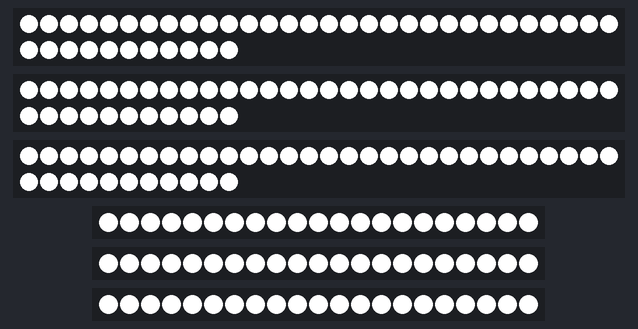
A sketch run on a simulated Arduino Uno, built with avr-gcc and run on an emulated ATmega328P. Parts: 3 × 41 RGB LEDs in strip order, left to right, continuing on the next row, 3 × 21 RGB LEDs in strip order, left to right. The strip is taken to match the declared colour order.

Above: at 0.1 s.
At 0.9 s:
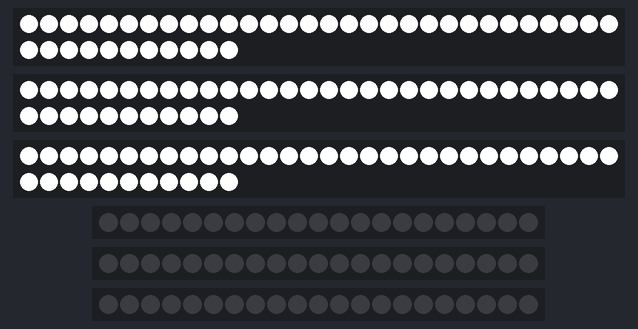

Measured:
- what the display in image 1 shows lasts 0.8 s, from 0.8 s to 1.6 s

The sketch:

transition.ino
```cpp
// ------------------------------- Pin declaration ----------------------------

// 3 City LED strips, each strip 41 pixels
#define CITY_NUM_PIXELS 41
#define NUM_OF_CITY 3
#define CITY_1_PIN 0
#define CITY_2_PIN 1
#define CITY_3_PIN 2

// 3 Base LED strips, each strip 21 pixels
#define BASE_NUM_PIXELS 21
#define NUM_OF_BASE 3
#define BASE_1_PIN 3
#define BASE_2_PIN 4
#define BASE_3_PIN 5

// Starlight pins, individual LEDs
#define NUM_STAR_MAIN 3
#define NUM_STAR_SUB 3
const uint8_t STAR_PINS[3][3] = {
    {6, 7, 8},
    {9, 10, 11},
    {A3, A4, A5}
};

// Ultrasonic sensor
#define TRIG_PIN A0
#define ECHO_PIN A1


// ------------------------- Declaration of strips ----------------------------
// --------- cityStrips[], baseStrips[], initStrips(), showStrips() -----------

#include <Adafruit_NeoPixel.h>

Adafruit_NeoPixel cityStrips[] = {
    Adafruit_NeoPixel(CITY_NUM_PIXELS, CITY_1_PIN, NEO_RGB + NEO_KHZ800),
    Adafruit_NeoPixel(CITY_NUM_PIXELS, CITY_2_PIN, NEO_RGB + NEO_KHZ800),
    Adafruit_NeoPixel(CITY_NUM_PIXELS, CITY_3_PIN, NEO_RGB + NEO_KHZ800)
};

Adafruit_NeoPixel baseStrips[] = {
    Adafruit_NeoPixel(BASE_NUM_PIXELS, BASE_1_PIN, NEO_RGB + NEO_KHZ800),
    Adafruit_NeoPixel(BASE_NUM_PIXELS, BASE_2_PIN, NEO_RGB + NEO_KHZ800),
    Adafruit_NeoPixel(BASE_NUM_PIXELS, BASE_3_PIN, NEO_RGB + NEO_KHZ800)
};

void initStrips()
{
    for (int i = 0; i < NUM_OF_CITY; i++)
    {
        cityStrips[i].begin();
    }

    for (int i = 0; i < NUM_OF_BASE; i++)
    {
        baseStrips[i].begin();
    }
}

void showStrips()
{
    for (int i = 0; i < NUM_OF_CITY; i++)
    {
        cityStrips[i].show();
    }

    for (int i = 0; i < NUM_OF_BASE; i++)
    {
        baseStrips[i].show();
    }
}


// ------------------------- Star LED Interface -------------------------------

// Stores the values / brightness (0-255) of the individual LED in a 2D array
// `showStars()` to actually write the values to the pins
// Other functions are getters and setters to access the 2D array

uint8_t starValues[NUM_STAR_MAIN][NUM_STAR_SUB] = {0};

void setStarValue(uint8_t main, uint8_t sub, uint8_t value)
{
    starValues[main][sub] = value;
}

uint8_t getStarValue(uint8_t main, uint8_t sub)
{
    return starValues[main][sub];
}

void showStars()
{
    for (int i = 0; i < NUM_STAR_MAIN; i++)
        for (int j = 0; j < NUM_STAR_SUB; j++)
            analogWrite(STAR_PINS[i][j], starValues[i][j]);
}

void setAllStars(uint8_t value)
{
    for (int i = 0; i < NUM_STAR_MAIN; i++)
        for (int j = 0; j < NUM_STAR_SUB; j++)
            setStarValue(i, j, value);
}


// ------------------------- Driver code ---------------------------------------

// To allow non blocking animations / effects, don't use delay().
// A call to a `playEffect` function is just to set a specific color
// at that current time.
// Use `tick` as a state for time elapsed, make sure to update it every loop.
#define TICK_MS 50
int tick = 0;

void setup()
{
    initStrips();
}

void loop()
{
    int start = millis();

    playTransition();
    showStrips();

    while (millis() - start < TICK_MS) delay(1);
    tick++;
}


// ---------------- Implementation of Rise Fall Transition --------------------

#define DURATION_BASE 16
#define DURATION_CITY 16

#define INITIAL 0xffffff
#define END 0x000000

void playTransition()
{
    int pos = tick;

    if (pos < DURATION_BASE)
    {
        for (int i = 0; i < NUM_OF_BASE; i++)
            setFadingEffect(baseStrips[i], pos, DURATION_BASE);
        for (int i = 0; i < NUM_OF_CITY; i++)
            setInitial(cityStrips[i]);
    }
    else if (pos < DURATION_BASE + DURATION_CITY)
    {
        pos -= DURATION_BASE;

        for (int i = 0; i < NUM_OF_BASE; i++)
            setEnd(baseStrips[i]);
        for (int i = 0; i < NUM_OF_CITY; i++)
            setFadingEffect(cityStrips[i], pos, DURATION_CITY);
    }
    else
    {
        for (int i = 0; i < NUM_OF_BASE; i++)
            setEnd(baseStrips[i]);
        for (int i = 0; i < NUM_OF_CITY; i++)
            setEnd(cityStrips[i]);
    }
}

uint32_t fadeColor(uint8_t pos)
{
    uint32_t val = INITIAL - END;

    uint8_t r = ((val & 0xff0000) >> 16) * (256 - pos) / 256;
    uint8_t g = ((val & 0x00ff00) >> 8) * (256 - pos) / 256;
    uint8_t b = (val & 0x0000ff) * (256 - pos) / 256;

    return Adafruit_NeoPixel::Color(r, g, b);
}

void setFadingEffect(Adafruit_NeoPixel &pixels, int pos, int duration)
{
    int length = pixels.numPixels();
    int period = duration / length;

    for (int i = 0; i < length; i++)
    {
        uint32_t color;
        if (i < pos / period)
            color = END;
        else if (i == pos / period)
            color = fadeColor((pos % period * 256 / period));
        else
            color = INITIAL;

        pixels.setPixelColor(i, color);
    }
}

void setInitial(Adafruit_NeoPixel &pixels)
{
    int length = pixels.numPixels();
    for (int i = 0; i < length; i++)
    {
        pixels.setPixelColor(i, INITIAL);
    }
}

void setEnd(Adafruit_NeoPixel &pixels)
{
    int length = pixels.numPixels();
    for (int i = 0; i < length; i++)
    {
        pixels.setPixelColor(i, END);
    }
}
```
